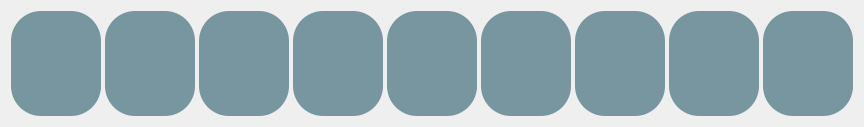
       <widget class="QWidget" name="horizontalLayoutWidget_5">
        <property name="geometry">
         <rect>
          <x>540</x>
          <y>470</y>
          <width>844</width>
          <height>101</height>
         </rect>
        </property>
        <layout class="QHBoxLayout" name="eng1_spellBox">
         <property name="spacing">
          <number>4</number>
         </property>
         <item>
          <widget class="QLineEdit" name="eng1_spell_0">
           <property name="sizePolicy">
            <sizepolicy hsizetype="Fixed" vsizetype="Expanding">
             <horstretch>0</horstretch>
             <verstretch>0</verstretch>
            </sizepolicy>
           </property>
           <property name="minimumSize">
            <size>
             <width>90</width>
             <height>0</height>
            </size>
           </property>
           <property name="maximumSize">
            <size>
             <width>90</width>
             <height>16777215</height>
            </size>
           </property>
           <property name="font">
            <font>
             <family>Impact</family>
             <pointsize>56</pointsize>
            </font>
           </property>
           <property name="styleSheet">
            <string notr="true">border:none;
border-radius:30px;
background-color:rgb(120, 150, 160);
color: rgb(200, 180, 100);</string>
           </property>
           <property name="text">
            <string/>
           </property>
           <property name="maxLength">
            <number>1</number>
           </property>
           <property name="alignment">
            <set>Qt::AlignCenter</set>
           </property>
          </widget>
         </item>
         <item>
          <widget class="QLineEdit" name="eng1_spell_1">
           <property name="sizePolicy">
            <sizepolicy hsizetype="Fixed" vsizetype="Expanding">
             <horstretch>0</horstretch>
             <verstretch>0</verstretch>
            </sizepolicy>
           </property>
           <property name="minimumSize">
            <size>
             <width>90</width>
             <height>0</height>
            </size>
           </property>
           <property name="maximumSize">
            <size>
             <width>90</width>
             <height>16777215</height>
            </size>
           </property>
           <property name="font">
            <font>
             <family>Impact</family>
             <pointsize>56</pointsize>
            </font>
           </property>
           <property name="styleSheet">
            <string notr="true">border:none;
border-radius:30px;
background-color:rgb(120, 150, 160);
color: rgb(200, 180, 100);</string>
           </property>
           <property name="text">
            <string/>
           </property>
           <property name="maxLength">
            <number>1</number>
           </property>
           <property name="alignment">
            <set>Qt::AlignCenter</set>
           </property>
          </widget>
         </item>
         <item>
          <widget class="QLineEdit" name="eng1_spell_2">
           <property name="sizePolicy">
            <sizepolicy hsizetype="Fixed" vsizetype="Expanding">
             <horstretch>0</horstretch>
             <verstretch>0</verstretch>
            </sizepolicy>
           </property>
           <property name="minimumSize">
            <size>
             <width>90</width>
             <height>0</height>
            </size>
           </property>
           <property name="maximumSize">
            <size>
             <width>90</width>
             <height>16777215</height>
            </size>
           </property>
           <property name="font">
            <font>
             <family>Impact</family>
             <pointsize>56</pointsize>
            </font>
           </property>
           <property name="styleSheet">
            <string notr="true">border:none;
border-radius:30px;
background-color:rgb(120, 150, 160);
color: rgb(200, 180, 100);</string>
           </property>
           <property name="text">
            <string/>
           </property>
           <property name="maxLength">
            <number>1</number>
           </property>
           <property name="alignment">
            <set>Qt::AlignCenter</set>
           </property>
          </widget>
         </item>
         <item>
          <widget class="QLineEdit" name="eng1_spell_3">
           <property name="sizePolicy">
            <sizepolicy hsizetype="Fixed" vsizetype="Expanding">
             <horstretch>0</horstretch>
             <verstretch>0</verstretch>
            </sizepolicy>
           </property>
           <property name="minimumSize">
            <size>
             <width>90</width>
             <height>0</height>
            </size>
           </property>
           <property name="maximumSize">
            <size>
             <width>90</width>
             <height>16777215</height>
            </size>
           </property>
           <property name="font">
            <font>
             <family>Impact</family>
             <pointsize>56</pointsize>
            </font>
           </property>
           <property name="styleSheet">
            <string notr="true">border:none;
border-radius:30px;
background-color:rgb(120, 150, 160);
color: rgb(200, 180, 100);</string>
           </property>
           <property name="text">
            <string/>
           </property>
           <property name="maxLength">
            <number>1</number>
           </property>
           <property name="alignment">
            <set>Qt::AlignCenter</set>
           </property>
          </widget>
         </item>
         <item>
          <widget class="QLineEdit" name="eng1_spell_4">
           <property name="sizePolicy">
            <sizepolicy hsizetype="Fixed" vsizetype="Expanding">
             <horstretch>0</horstretch>
             <verstretch>0</verstretch>
            </sizepolicy>
           </property>
           <property name="minimumSize">
            <size>
             <width>90</width>
             <height>0</height>
            </size>
           </property>
           <property name="maximumSize">
            <size>
             <width>90</width>
             <height>16777215</height>
            </size>
           </property>
           <property name="font">
            <font>
             <family>Impact</family>
             <pointsize>56</pointsize>
            </font>
           </property>
           <property name="styleSheet">
            <string notr="true">border:none;
border-radius:30px;
background-color:rgb(120, 150, 160);
color: rgb(200, 180, 100);</string>
           </property>
           <property name="text">
            <string/>
           </property>
           <property name="maxLength">
            <number>1</number>
           </property>
           <property name="alignment">
            <set>Qt::AlignCenter</set>
           </property>
          </widget>
         </item>
         <item>
          <widget class="QLineEdit" name="eng1_spell_5">
           <property name="sizePolicy">
            <sizepolicy hsizetype="Fixed" vsizetype="Expanding">
             <horstretch>0</horstretch>
             <verstretch>0</verstretch>
            </sizepolicy>
           </property>
           <property name="minimumSize">
            <size>
             <width>90</width>
             <height>0</height>
            </size>
           </property>
           <property name="maximumSize">
            <size>
             <width>90</width>
             <height>16777215</height>
            </size>
           </property>
           <property name="font">
            <font>
             <family>Impact</family>
             <pointsize>56</pointsize>
            </font>
           </property>
           <property name="styleSheet">
            <string notr="true">border:none;
border-radius:30px;
background-color:rgb(120, 150, 160);
color: rgb(200, 180, 100);</string>
           </property>
           <property name="text">
            <string/>
           </property>
           <property name="maxLength">
            <number>1</number>
           </property>
           <property name="alignment">
            <set>Qt::AlignCenter</set>
           </property>
          </widget>
         </item>
         <item>
          <widget class="QLineEdit" name="eng1_spell_6">
           <property name="sizePolicy">
            <sizepolicy hsizetype="Fixed" vsizetype="Expanding">
             <horstretch>0</horstretch>
             <verstretch>0</verstretch>
            </sizepolicy>
           </property>
           <property name="minimumSize">
            <size>
             <width>90</width>
             <height>0</height>
            </size>
           </property>
           <property name="maximumSize">
            <size>
             <width>90</width>
             <height>16777215</height>
            </size>
           </property>
           <property name="font">
            <font>
             <family>Impact</family>
             <pointsize>56</pointsize>
            </font>
           </property>
           <property name="styleSheet">
            <string notr="true">border:none;
border-radius:30px;
background-color:rgb(120, 150, 160);
color: rgb(200, 180, 100);</string>
           </property>
           <property name="text">
            <string/>
           </property>
           <property name="maxLength">
            <number>1</number>
           </property>
           <property name="alignment">
            <set>Qt::AlignCenter</set>
           </property>
          </widget>
         </item>
         <item>
          <widget class="QLineEdit" name="eng1_spell_7">
           <property name="sizePolicy">
            <sizepolicy hsizetype="Fixed" vsizetype="Expanding">
             <horstretch>0</horstretch>
             <verstretch>0</verstretch>
            </sizepolicy>
           </property>
           <property name="minimumSize">
            <size>
             <width>90</width>
             <height>0</height>
            </size>
           </property>
           <property name="maximumSize">
            <size>
             <width>90</width>
             <height>16777215</height>
            </size>
           </property>
           <property name="font">
            <font>
             <family>Impact</family>
             <pointsize>56</pointsize>
            </font>
           </property>
           <property name="styleSheet">
            <string notr="true">border:none;
border-radius:30px;
background-color:rgb(120, 150, 160);
color: rgb(200, 180, 100);</string>
           </property>
           <property name="text">
            <string/>
           </property>
           <property name="maxLength">
            <number>1</number>
           </property>
           <property name="alignment">
            <set>Qt::AlignCenter</set>
           </property>
          </widget>
         </item>
         <item>
          <widget class="QLineEdit" name="eng1_spell_8">
           <property name="sizePolicy">
            <sizepolicy hsizetype="Fixed" vsizetype="Expanding">
             <horstretch>0</horstretch>
             <verstretch>0</verstretch>
            </sizepolicy>
           </property>
           <property name="minimumSize">
            <size>
             <width>90</width>
             <height>0</height>
            </size>
           </property>
           <property name="maximumSize">
            <size>
             <width>90</width>
             <height>16777215</height>
            </size>
           </property>
           <property name="font">
            <font>
             <family>Impact</family>
             <pointsize>56</pointsize>
            </font>
           </property>
           <property name="styleSheet">
            <string notr="true">border:none;
border-radius:30px;
background-color:rgb(120, 150, 160);
color: rgb(200, 180, 100);</string>
           </property>
           <property name="text">
            <string/>
           </property>
           <property name="maxLength">
            <number>1</number>
           </property>
           <property name="alignment">
            <set>Qt::AlignCenter</set>
           </property>
          </widget>
         </item>
        </layout>
       </widget>
